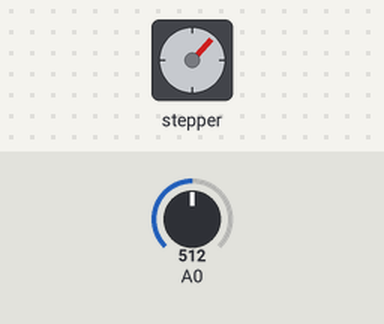
The sketch below on a simulated Arduino Uno, built with avr-gcc and run on an emulated ATmega328P. Parts: stepper motor. The test bench sets the inputs (shaded band); at power-on: A0 = 512. Stepper angles assume 100 steps per turn.

Above: at 11.1 s.
11.2 s: A0 set to 716
At 11.65 s:
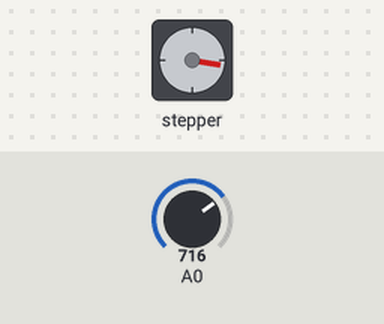
At 16.2 s:
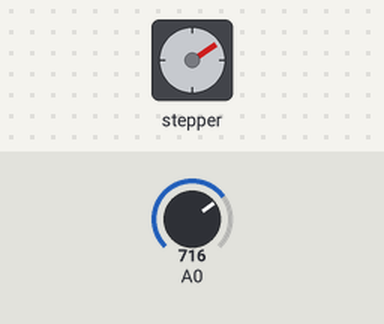
Timing chart, 0 to 17.7 s (numbered marks = the images above; inputs shaded):
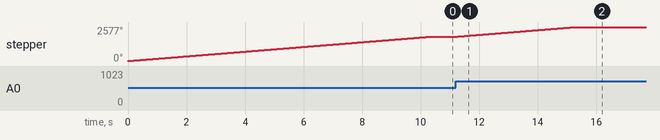

Measured:
- after the input at 11.2 s, stepper: turns 734° clockwise in 4.1 s, starting at once
- by itself, stepper: turns 1843° clockwise in 10.3 s

The sketch:

stepper1.ino
```cpp
#include <Stepper.h>

#define STEPS 100

Stepper stepper(STEPS, 9, 10, 11, 12);

int previous = 0;

void setup()
{
  // set the speed of the motor to 30 RPMs
  stepper.setSpeed(30);
}

void loop()
{
  // get the sensor value
  int val = analogRead(0);

  // move a number of steps equal to the change in the
  // sensor reading
  stepper.step(val - previous);

  // remember the previous value of the sensor
  previous = val;
}
```
